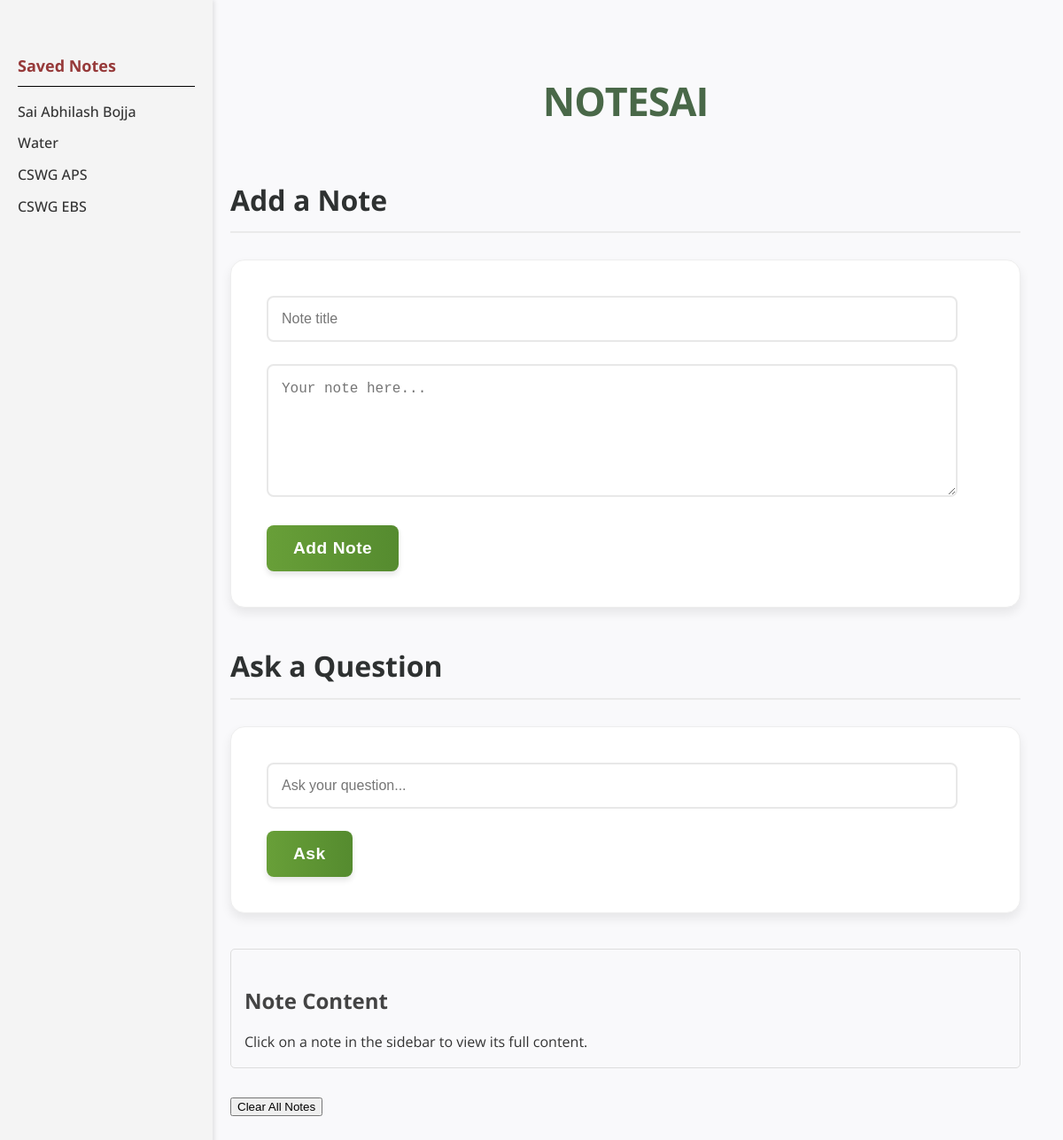
/, run on an earlier commit of the app's database.
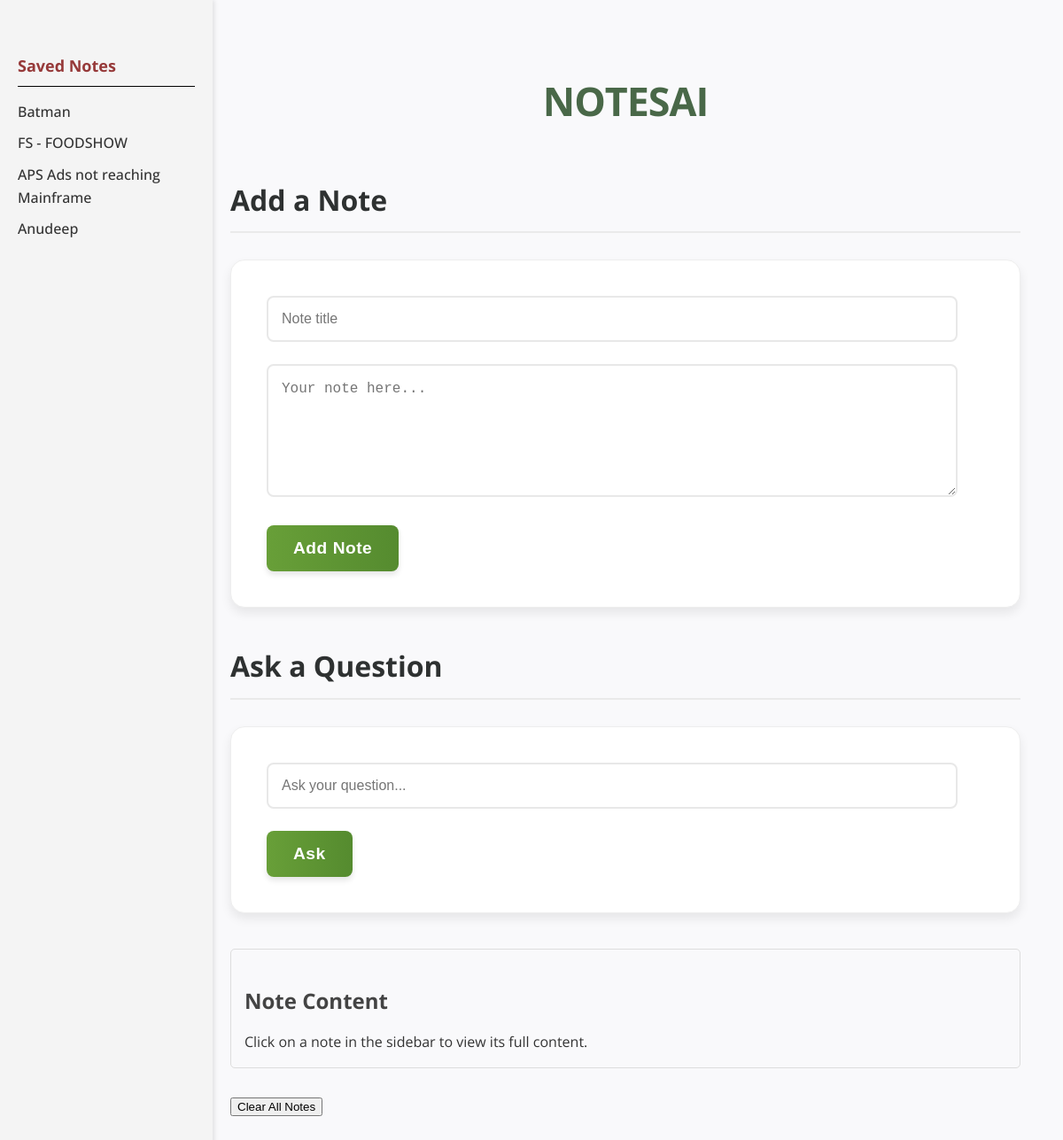
And on a later commit of the database.
### tables this page shows
CREATE TABLE notes (
                id INTEGER PRIMARY KEY AUTOINCREMENT,
                title TEXT NOT NULL,
                content TEXT NOT NULL
            );

### app.py (the view)
@app.route('/')
def index():
    with sqlite3.connect(DB_NAME) as conn:
        notes = conn.execute("SELECT id, title FROM notes").fetchall()
    return render_template('index.html', notes=notes, results=None)

### templates/index.html (shortened to what this page needs)
<!DOCTYPE html>
<html>
<head>
    <link rel="stylesheet" href="/static/style.css">
</head>
<body>
    <h1>NOTESAI</h1>
    <h2>Add a Note</h2>
    <form method="POST" action="/add">
        <input type="text" name="title" placeholder="Note title" required>
        <textarea name="content" placeholder="Your note here..." rows="5" required></textarea>
        <button type="submit">Add Note</button>
    </form>
    <h2>Ask a Question</h2>
    <form method="POST" action="/ask">
        <input type="text" name="query" placeholder="Ask your question..." required>
        <button type="submit">Ask</button>
    </form>
    <div class="sidebar">
        <h4>Saved Notes</h4>
        <ul id="note-list">
            {% for note in notes %}
                <li>
                    <a href="#" data-note-id="{{ note[0] }}" onclick="loadNote(this)">{{ note[1] }}</a>
                </li>
            {% endfor %}
        </ul>
    </div>
    <div id="note-content-area" style="margin-top: 20px; padding: 15px; border: 1px solid #ddd; border-radius: 5px;">
        <h3>Note Content</h3>
        <div id="full-note-content">
            Click on a note in the sidebar to view its full content.
        </div>
    </div>
    <div style="margin-top: 30px;">
        <button id="clear-notes-btn">Clear All Notes </button>
    </div>
</body>
</html>

### static/style.css (style rules this page uses)
body { font-family: 'Open Sans', sans-serif; padding: 40px; background: #f9f9fb; color: #333; line-height: 1.6; -webkit-font-smoothing: antialiased; -moz-osx-font-smoothing: grayscale; }
h1 { text-align: center; margin-bottom: 50px; font-size: 2.8rem; font-weight: 700; color: #496848; letter-spacing: -1px; }
h2 { color: #2e3131; font-size: 2rem; margin-bottom: 30px; border-bottom: 2px solid #eaeaea; padding-bottom: 10px; }
h3 { color: #444; font-size: 1.5rem; margin-bottom: 15px; }
h4 { color: #963939; font-size: 1.1rem; margin-top: 40px; border-bottom: 1px solid #000000; padding-bottom: 8px; }
form { background: #fff; padding: 40px; margin-bottom: 40px; border-radius: 16px; box-shadow: 0 6px 12px rgba(0, 0, 0, 0.08); border: 1px solid #eee; }
input[type="text"], textarea { width: calc(100% - 30px); padding: 15px; margin-bottom: 25px; border: 2px solid #e8e8e8; border-radius: 8px; box-sizing: border-box; font-size: 16px; transition: border-color 0.2s ease-in-out, box-shadow 0.2s ease-in-out; outline: none; }
textarea { min-height: 150px; line-height: 1.4; }
button[type="submit"] { background: linear-gradient(to right, #689f38, #558b2f); color: white; padding: 15px 30px; border: none; border-radius: 8px; cursor: pointer; font-size: 1.2rem; font-weight: 600; letter-spacing: 0.5px; transition: transform 0.1s ease, box-shadow 0.1s ease; box-shadow: 0 4px 6px rgba(0, 0, 0, 0.1); outline: none; }
body { margin-left: 220px; font-family: 'Open Sans', sans-serif; }
.sidebar { position: fixed; left: 0; top: 0; width: 200px; height: 100%; background-color: #f4f4f4; padding: 20px; box-shadow: 2px 0 5px rgba(0, 0, 0, 0.1); overflow-y: auto; }
.sidebar h4 { margin-bottom: 15px; font-size: 18px; font-weight: bold; }
.sidebar ul { list-style-type: none; padding: 0; }

### templates/index.html (style rules this page uses)
.sidebar { position: fixed; left: 0; top: 0; width: 200px; height: 100%; background-color: #f4f4f4; padding: 20px; box-shadow: 2px 0 5px rgba(0, 0, 0, 0.1); overflow-y: auto; }
.sidebar h4 { margin-bottom: 15px; font-size: 18px; font-weight: bold; }
.sidebar ul { list-style-type: none; padding: 0; }
.sidebar ul li { margin-bottom: 10px; }
.sidebar ul li a { text-decoration: none; color: #333; font-weight: 500; }
body { margin-left: 220px; }

What changed in the data, as far as the page shows it:
removed notes: title "Sai Abhilash Bojja"
removed notes: title "Water"
removed notes: title "CSWG APS"
removed notes: title "CSWG EBS"
added notes: title "Batman"
added notes: title "FS - FOODSHOW"
added notes: title "APS Ads not reaching Mainframe"
added notes: title "Anudeep"
